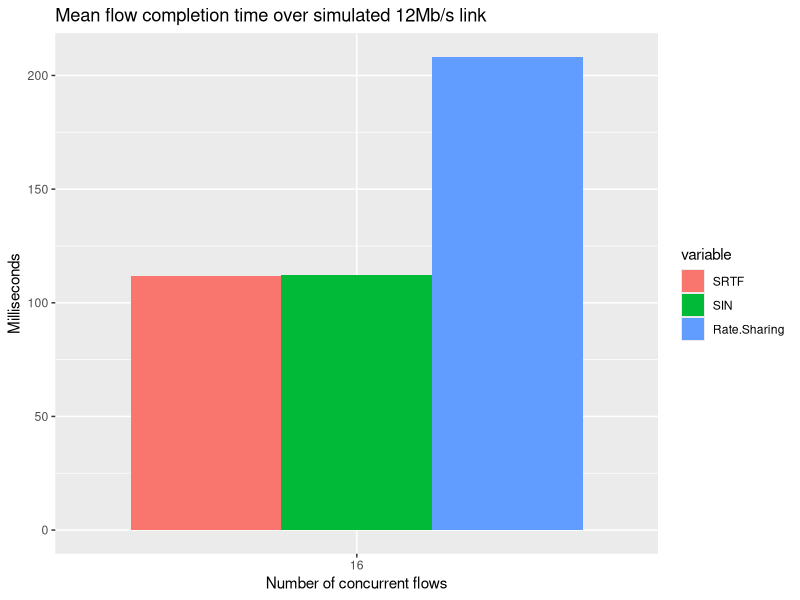

Write the R code that produced this figure.
library(ggplot2)
library(reshape2)
d <- read.csv("delay_over_srtf.dat", sep="")
fig1data <- d[c("num.users", "SRTF", "SIN", "Rate.Sharing")]
fig1data <- melt(fig1data, id.vars="num.users")

pdf("r-test-plot.pdf", width=10, height=10)
print(ggplot(fig1data, aes(factor(num.users), value, fill=variable))+geom_bar(stat="identity", position="dodge") +xlab("Number of concurrent flows") + ylab("Milliseconds")+ ggtitle("Mean flow completion time over simulated 12Mb/s link"))
dev.off()
